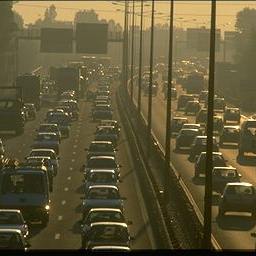
%> input picture SVD-EVD-and-Regression-master/Image Reconstruction using SVD, EVD/18_Square.jpg, 256 x 256 px
$ octave main_SVD_Square.m   (GNU Octave 9; MATLAB toolbox functions it lacks are replaced by stand-ins)
%> lines starting %> are read from the running program, lines starting %| are printed output that depends on the picture; long printed decimals are rounded
### SVD-EVD-and-Regression-master/Image Reconstruction using SVD, EVD/my_svd.m
function [ U S V ] = my_svd( A )
%MY_SVD decomposes matrix A in to U,S & V where A = U*S*V'

% Performing EVD of A'*A = X*D*inv(X)
% Here X = V and D is square of S
[V E] = eig(A'*A);
E1 = diag(sort(diag(E),'descend'));
[c, ind]=sort(diag(E),'descend');
V=V(:,ind);

E = E1;

S = sqrt(E);

% To get U from A = U*S*V' implies A*V = U*S
% Now, A*V*(1/S) = U*S*(1/S) , Here 1/S is matrix with reciprocal values of
% S, Thus making S*(1/S) = I
% A*V*(1/S) = U

U = A*V*diag(1./diag(S));

%% Another way to find U
% [7 lines of commented-out code are left out]

end

### SVD-EVD-and-Regression-master/Image Reconstruction using SVD, EVD/SVD.m
function [ forbeniusNormarray ] = SVD( img,N,imagetype )
%% To perform SVD on given Image and return frobenius Norm

%% Performing SVD & Reconstructing Original Image
[U S V] = my_svd(double(img));

reconstructedImage = U*S*V';

% figure;
% subplot(2,1,1); imshow(uint8(img)); title('Original Grayscale image');
% subplot(2,1,2); imshow(uint8(reconstructedImage)); title('Reconstructed image using SVD');

forbeniusNormError = frobeniusNorm(reconstructedImage,double(img));
fprintf('frobenius Norm on reconstructed image with original image %f \n',forbeniusNormError);

%% Selecting Top N Eigne Values and reconstructing image with corresponding error image

forbeniusNormarray = zeros(1,length(N));
i = 1;
j = 1;
for n = N
    kEigVal = S;
    kEigVal(n+1:end,:) = 0;

     reconstructedImagewithN = U*kEigVal*V';

    subplot(3,4,j); imshow(uint8(reconstructedImagewithN));
    if i > 3
         title(['Reconstructed image for random N = ',num2str(n),' singular values']);
    else
         title(['Reconstructed image for top N = ',num2str(n),' singular values']);
    end

     errorImageN = reconstructedImage-reconstructedImagewithN;
    subplot(3,4,j+1); imshow(uint8(errorImageN));
    if i > 3
          title(['Error image for random N = ',num2str(n),' singular values']);
    else
          title(['Error image for top N = ',num2str(n),' singular values']);
    end

    forbeniusNormarray(i) = frobeniusNorm(reconstructedImage,reconstructedImagewithN);
    fprintf('frobenius Norm with K = %d is %f \n',n,forbeniusNormarray(i));
     i = i+1;
     j = j+2;
end
%print(['SVD_Square_',imagetype],'-djpeg')
%% Plotting Forbenius Norm Error for Gray Image
figure;
plot(N,abs(forbeniusNormarray),'-o','MarkerIndices',1:length(N),'LineWidth',2)
xlabel('Top N singular Values');
ylabel('Frobenius Norm of Error Image');
title([imagetype,' Square Image']);


end

### SVD-EVD-and-Regression-master/Image Reconstruction using SVD, EVD/frobeniusNorm.m
function n = frobeniusNorm( A,B )
%Calculates frobeniusNorm of matrix A & B.

diff = A - B;
sq = diff.*diff;
n = sqrt(sum(sum(sq)));

end

### SVD-EVD-and-Regression-master/Image Reconstruction using SVD, EVD/SVD_RGBScale.m
function [ forbeniusNormarray ] = SVD_RGBScale( img,N,imagetype )
%% To perform SVD on given Image and return frobenius Norm

%% Performing SVD & Reconstructing Original Image
[U S V] = my_svd(double(img));

reconstructedImage = U*S*V';
% figure;
% subplot(2,1,1); imshow(uint8(img)); title('Original Grayscale image');
% subplot(2,1,2); imshow(uint8(reconstructedImage)); title('Reconstructed image using SVD');

forbeniusNormError = frobeniusNorm(reconstructedImage,double(img));
fprintf('frobenius Norm on reconstructed image with original image %f \n',forbeniusNormError);

%% Selecting Top N Eigne Values and reconstructing image with corresponding error image

forbeniusNormarray = zeros(1,length(N));
i = 1;
j = 1;
for n = N
    kEigVal = S;
    kEigVal(n+1:end,:) = 0;

     reconstructedImagewithN = U*kEigVal*V';
    reconstructedImagewithNRGB(:,:,1) = reconstructedImagewithN;
    if strcmp(imagetype,'Red Scale')
          reconstructedImagewithNRGB(:,:,1) = reconstructedImagewithN;
          reconstructedImagewithNRGB(:,:,[2 3]) = 0;
     elseif  strcmp(imagetype,'Green Scale')
         reconstructedImagewithNRGB(:,:,2) = reconstructedImagewithN;
         reconstructedImagewithNRGB(:,:,[1 3]) = 0;
     elseif  strcmp(imagetype,'Blue Scale')
         reconstructedImagewithNRGB(:,:,3) = reconstructedImagewithN;
         reconstructedImagewithNRGB(:,:,[1 2]) = 0;
     end

    subplot(3,4,j); imshow(uint8(reconstructedImagewithNRGB));

    if i > 3
         title(['Reconstructed image for random N = ',num2str(n),' singular values']);
    else
         title(['Reconstructed image for top N = ',num2str(n),' singular values']);
    end

     errorImageN = reconstructedImage-reconstructedImagewithN;

     if strcmp(imagetype,'Red Scale')
         errorImageNRGB(:,:,1) = errorImageN;
          errorImageNRGB(:,:,[2 3]) = 0;
     elseif  strcmp(imagetype,'Green Scale')
         errorImageNRGB(:,:,2) = errorImageN;
         errorImageNRGB(:,:,[1 3]) = 0;
     elseif  strcmp(imagetype,'Blue Scale')
         errorImageNRGB(:,:,3) = errorImageN;
         errorImageNRGB(:,:,[1 2]) = 0;
     end

    subplot(3,4,j+1); imshow(uint8(errorImageNRGB));
    if i > 3
          title(['Error image for random N = ',num2str(n),' singular values']);
    else
          title(['Error image for top N = ',num2str(n),' singular values']);
    end

    forbeniusNormarray(i) = frobeniusNorm(reconstructedImage,reconstructedImagewithN);
    fprintf('frobenius Norm with K = %d is %f \n',n,forbeniusNormarray(i));
     i = i+1;
     j = j+2;
end
%print(['SVD_Square_',imagetype],'-djpeg')
%% Plotting Forbenius Norm Error for Gray Image
figure;
plot(N,abs(forbeniusNormarray),'-o','MarkerIndices',1:length(N),'LineWidth',2)
xlabel('Top N singular Values');
ylabel('Frobenius Norm of Error Image');
title([imagetype,' Square Image']);


end

### SVD-EVD-and-Regression-master/Image Reconstruction using SVD, EVD/SVD_Concat.m
function [ forbeniusNormarray ] = SVD( img,N,imagetype )
%% To perform SVD on given Image and return frobenius Norm

%% Performing SVD & Reconstructing Original Image
[U S V] = my_svd(double(img));

reconstructedImage = U*S*V';
reconstructedImageConcat=ReconstructedConcat(reconstructedImage);

% figure;
% subplot(2,1,1); imshow(uint8(ReconstructedConcat(img))); title('Original image');
% subplot(2,1,2); imshow(uint8(reconstructedImageConcat)); title('Reconstructed image using SVD');

forbeniusNormError = frobeniusNorm(reconstructedImage,double(img));
fprintf('frobenius Norm on reconstructed image with original image %f \n',forbeniusNormError);

%% Selecting Top N Eigne Values and reconstructing image with corresponding error image


forbeniusNormarray = zeros(1,length(N));
i = 1;
j = 1;
for n = N
    kEigVal = S;
    kEigVal(n+1:end,:) = 0;

     reconstructedImagewithN = U*kEigVal*V';
     reconstructedImagewithNConcat=ReconstructedConcat(reconstructedImagewithN);

     subplot(3,4,j); imshow(uint8(reconstructedImagewithNConcat));
    if i > 3
         title(['Reconstructed image for random N = ',num2str(n),' singular values']);
    else
         title(['Reconstructed image for top N = ',num2str(n),' singular values']);
    end

     errorImageN = reconstructedImage-reconstructedImagewithN;
    subplot(3,4,j+1); imshow(uint8(ReconstructedConcat(errorImageN)));
    if i > 3
          title(['Error image for random N = ',num2str(n),' singular values']);
    else
          title(['Error image for top N = ',num2str(n),' singular values']);
    end


    forbeniusNormarray(i) = frobeniusNorm(reconstructedImage,reconstructedImagewithN)/2^16;
    fprintf('frobenius Norm with K = %d is %f \n',n,forbeniusNormarray(i));
     i = i+1;
     j = j+2;
end

%% Plotting Forbenius Norm Error for Gray Image
figure;
plot(N,abs(forbeniusNormarray),'-o','MarkerIndices',1:length(N),'LineWidth',2)
xlabel('Top N singular Values');
ylabel('Frobenius Norm of Error Image');
title([imagetype,' Rectangle Image']);


end

### SVD-EVD-and-Regression-master/Image Reconstruction using SVD, EVD/ReconstructedConcat.m
function [reconstructedThreeColorImage] = ReconstructedConcat(img)
img=abs(img);
for i=1:size(img,1)
    for j=1:size(img,2)
        element=dec2bin(img(i,j),24);
        string=num2str(element);
        c3=bin2dec(string(1:8));
        c2=bin2dec(string(9:16));
        c1=bin2dec(string(17:24));
        reconstructedThreeColorImage(i,j,1)=c1;
        reconstructedThreeColorImage(i,j,2)=c2;
        reconstructedThreeColorImage(i,j,3)=c3;
    end
end
% [11 lines of commented-out code are left out]
end

### SVD-EVD-and-Regression-master/Image Reconstruction using SVD, EVD/main_SVD_Square.m
clc; clear all; close all; clf

img = imread('18_Square.jpg');
%> img is the input picture: size 256x256x3 uint8; mean R, G, B 97.7, 88.5, 55

randomN = randi([1 max(size(img))],1,3);
N = sort([10 40 90 randomN]);
%> N = [10 40 90 108 195 217]

%% Gray Scale Image

grayScaleImg = rgb2gray(img);
FNforGrayScale = SVD(grayScaleImg,N,'Gray Scale');
%> in my_svd, `[c, ind]=sort(diag(E),'descend');`: c = 256 values, max 575406307.1 at index 1, min 0.0307 at index 256, mean 2410862.5; ind = 256 values, max 256 at index 1, min 1 at index 256, mean 128.5
%> in frobeniusNorm, `n = sqrt(sum(sum(sq)));`: n = 4.99e-11
%| frobenius Norm on reconstructed image with original image 0
%> the loop in SVD, `for n = N` made 6 passes
%| frobenius Norm with K = 10 is 3909.803
%| frobenius Norm with K = 40 is 2089.645
%| frobenius Norm with K = 90 is 969.525
%| frobenius Norm with K = 108 is 725.503
%| frobenius Norm with K = 195 is 90.385
%| frobenius Norm with K = 217 is 33.176
%> after the loop in SVD, `for n = N`: forbeniusNormarray = [3909.8 2089.6 969.5 725.5 90.38 33.18]
%> FNforGrayScale = [3909.8 2089.6 969.5 725.5 90.38 33.18]

%% Red, Green, Blue Scale Image

redScaleImg = uint8((img(:,:,1)));
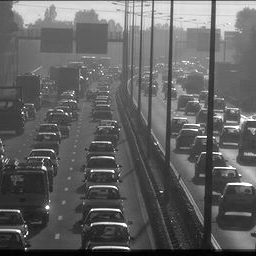
%> redScaleImg: size 256x256 uint8; min 0, max 255, mean 97.7
FNforRedScale = SVD_RGBScale(redScaleImg,N,'Red Scale');
%> in SVD_RGBScale, `forbeniusNormError = frobeniusNorm(reconstructedImage,double(img));`: forbeniusNormError = 5.21e-11
%| frobenius Norm on reconstructed image with original image 0
%> the loop in SVD_RGBScale, `for n = N` made 6 passes
%| frobenius Norm with K = 10 is 4118.371
%| frobenius Norm with K = 40 is 2097.742
%| frobenius Norm with K = 90 is 968.493
%| frobenius Norm with K = 108 is 725.129
%| frobenius Norm with K = 195 is 91.779
%| frobenius Norm with K = 217 is 34.800
%> after the loop in SVD_RGBScale, `for n = N`:
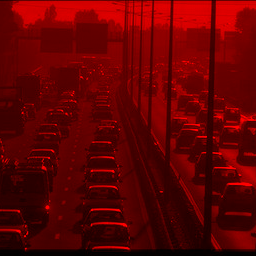
%> reconstructedImagewithNRGB: size 256x256x3 double; mean R, G, B 97.7, 0, 0; mean of the top-left, top-right, bottom-left and bottom-right quarters 38, 44.1, 23.5, 24.8; drawn with min black and max white
%> after the loop in SVD_RGBScale, `for n = N`: forbeniusNormarray = [4118.4 2097.7 968.5 725.1 91.78 34.8]
%> FNforRedScale = [4118.4 2097.7 968.5 725.1 91.78 34.8]

greenScaleImg = uint8((img(:,:,2)));
FNforGreenScale = SVD_RGBScale(greenScaleImg,N,'Green Scale');
%> call 2 of SVD_RGBScale, with N = [10 40 90 108 195 217], imagetype = 'Green Scale'
%> in SVD_RGBScale (call 2), `forbeniusNormError = frobeniusNorm(reconstructedImage,double(img));`: forbeniusNormError = 4.81e-11
%| frobenius Norm on reconstructed image with original image 0
%> the loop in SVD_RGBScale (call 2), `for n = N` made 6 passes
%| frobenius Norm with K = 10 is 3880.626
%| frobenius Norm with K = 40 is 2093.777
%| frobenius Norm with K = 90 is 972.839
%| frobenius Norm with K = 108 is 727.918
%| frobenius Norm with K = 195 is 91.983
%| frobenius Norm with K = 217 is 34.432
%> pass 1, in SVD_RGBScale (call 2), `imshow(uint8(errorImageNRGB))`:
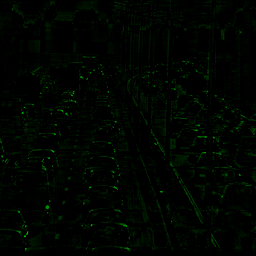
%> displayed picture: size 256x256x3, on the screen's scale of 0 to 255; mean R, G, B 0, 4.9, 0
%> after the loop in SVD_RGBScale (call 2), `for n = N`:
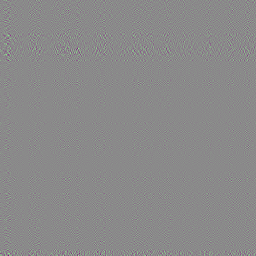
%> errorImageNRGB: size 256x256x3 double; mean R, G, B 0, 4.13e-06, 0; drawn with min black and max white
%> after the loop in SVD_RGBScale (call 2), `for n = N`:
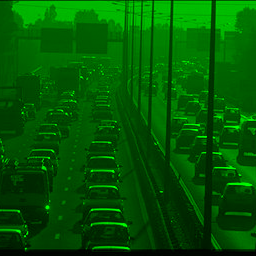
%> reconstructedImagewithNRGB: size 256x256x3 double; mean R, G, B 0, 88.5, 0; mean of the top-left, top-right, bottom-left and bottom-right quarters 34.9, 39.1, 22, 22; drawn with min black and max white
%> after the loop in SVD_RGBScale (call 2), `for n = N`: forbeniusNormarray = [3880.6 2093.8 972.8 727.9 91.98 34.43]
%> FNforGreenScale = [3880.6 2093.8 972.8 727.9 91.98 34.43]

blueScaleImg = uint8((img(:,:,3)));
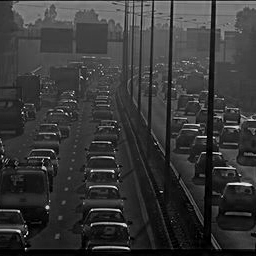
%> blueScaleImg: size 256x256 uint8; min 0, max 238, mean 55
FNforBlueScale = SVD_RGBScale(blueScaleImg,N,'Blue Scale');
%> in frobeniusNorm (call 22), `sq = diff.*diff;`:
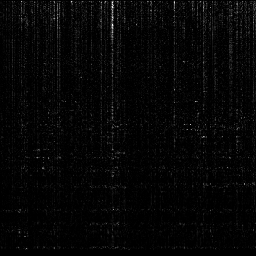
%> sq: size 256x256 double; min 0, max 7.03e-25, mean 1.67e-26; drawn with min black and max white
%> in frobeniusNorm (call 22), `n = sqrt(sum(sum(sq)));`: n = 3.31e-11
%| frobenius Norm on reconstructed image with original image 0
%> FNforBlueScale = [3671.7 2080.4 978 734 94.62 35.66]


%% Concatenating the 8bit R,G,B channel to form a 24bit number

rgbimg =  uint32(img(:,:,1));
rgbimg = 2^8*(rgbimg) + uint32(img(:,:,2));
rgbimg = 2^8*(rgbimg) + uint32(img(:,:,3));
FNforRGBScale = SVD_Concat(rgbimg,N,'Concatened as RGB');
%> (the run ends here)
